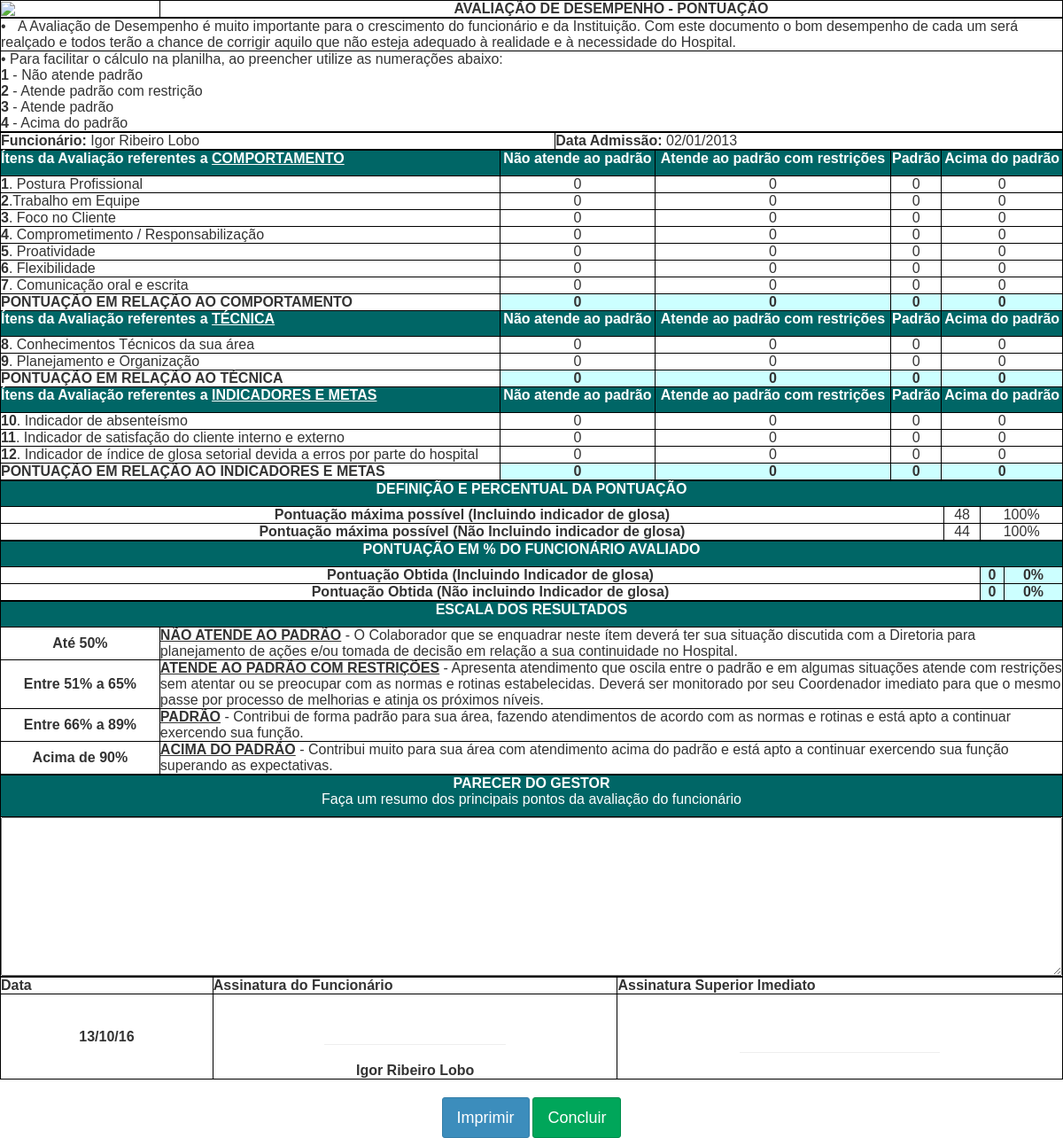
The app's page /ficha/desempenho/compila.php?id=10 with its own data.
### tables this page shows
CREATE TABLE IF NOT EXISTS `tbl_colaborador` (
  `idColaborador` int(11) NOT NULL AUTO_INCREMENT,
  `Nome` varchar(140) NOT NULL,
  `Data_Admissao` date NOT NULL,
  `Data_Demissao` date DEFAULT NULL,
  `tbl_Usuario_id_Usuario` int(11) NOT NULL,
  `tbl_setor_idSetor` int(11) DEFAULT NULL,
  PRIMARY KEY (`idColaborador`)
);

CREATE TABLE IF NOT EXISTS `tbl_topico` (
  `id_topico` int(11) NOT NULL AUTO_INCREMENT,
  `Descricao` varchar(100) NOT NULL,
  PRIMARY KEY (`id_topico`)
);

CREATE TABLE IF NOT EXISTS `tbl_resposta` (
  `id_resposta` int(11) NOT NULL AUTO_INCREMENT,
  `Descricao` varchar(180) NOT NULL,
  `Valor` char(2) NOT NULL,
  PRIMARY KEY (`id_resposta`)
);

CREATE TABLE IF NOT EXISTS `tbl_questionario` (
  `id_questionario` int(11) NOT NULL AUTO_INCREMENT,
  `Titulo` varchar(200) NOT NULL,
  `Descricao` varchar(1000) NOT NULL,
  `tbl_topico_id_topico` int(11) NOT NULL,
  `tbl_resposta_id_resposta` int(11) DEFAULT NULL,
  PRIMARY KEY (`id_questionario`),
  KEY `fk_tbl_questionario_tbl_topico_idx` (`tbl_topico_id_topico`),
  KEY `fk_tbl_questionario_tbl_resposta1_idx` (`tbl_resposta_id_resposta`)
);

### ficha/desempenho/compila.php (the view, shortened to what this page needs)
<?php session_start();
require_once("connect.php");?>
<head>
    <link rel="stylesheet" href="bootstrap/css/bootstrap.min.css">
    <link rel="stylesheet" href="https://maxcdn.bootstrapcdn.com/font-awesome/4.4.0/css/font-awesome.min.css">
    <link rel="stylesheet" href="https://code.ionicframework.com/ionicons/2.0.1/css/ionicons.min.css">
    <link rel="stylesheet" href="dist/css/AdminLTE.min.css">
    <link rel="stylesheet" href="dist/css/skins/_all-skins.min.css">
    <link rel="stylesheet" href="plugins/iCheck/flat/blue.css">
    <link rel="stylesheet" href="plugins/morris/morris.css">
    <link rel="stylesheet" href="plugins/jvectormap/jquery-jvectormap-1.2.2.css">
    <link rel="stylesheet" href="plugins/datepicker/datepicker3.css">
    <link rel="stylesheet" href="plugins/daterangepicker/daterangepicker-bs3.css">
    <link rel="stylesheet" href="plugins/bootstrap-wysihtml5/bootstrap3-wysihtml5.min.css">
</head>
<body>
<table style="width:100%">
<tr><td style="width:15%"><img src="../lg.png"/>   </td><td align="center"><b>AVALIAÇÃO DE DESEMPENHO - PONTUAÇÃO</b></td></tr>
</table>
<table style="width:100%">
<tr><td>•   A Avaliação de Desempenho é muito importante para o crescimento do funcionário e da Instituição.  Com este documento o bom desempenho de cada um será realçado e todos terão a chance de corrigir  aquilo que não esteja adequado à realidade e à necessidade do Hospital.</td></tr>
<tr><td>• Para facilitar o cálculo na planilha, ao preencher utilize as numerações abaixo:<br />
<b>1</b> - Não atende padrão<br />
<b>2</b> - Atende padrão com restrição<br />
<b>3</b> - Atende padrão<br />
<b>4</b> - Acima do padrão</td></tr>
</table>
<table style="width:100%">
    <tr><td><b>Funcionário:</b>
    <?php $sql = "SELECT * FROM tbl_colaborador WHERE idColaborador=".$_GET['id'];
    $result = mysqli_query($conn,$sql);
        while($row = mysqli_fetch_array($result))
        {$nome = $row['Nome'];
         $adm = $row['Data_Admissao'];
        }
        echo $nome; ?></td><td><b>Data Admissão:</b> <?php $data = explode("-",$adm); $ndata = $data[2]."/".$data[1]."/".$data[0]; echo $ndata; ?></td></tr>
</table>
    <table style="width:100%">
     <?php
        $sql = "SELECT * FROM tbl_topico";
        $result = mysqli_query($conn,$sql);
        $c = 0;
        while($row = mysqli_fetch_array($result))
        { $resp = "SELECT * FROM tbl_resposta";
          $show = mysqli_query($conn,$resp);
        echo "<tr bgcolor='#006666'><td><b><p style='color:#fff;'>Ítens da Avaliação  referentes a   <u>".utf8_encode($row['Descricao'])."</u></p></b></td>";
         while($linha = mysqli_fetch_array($show))
         {
            $ponto = explode(":",$linha['Descricao']);
             echo "<td><b><center><p style='color:#fff;'>".utf8_encode($ponto[0])."</p></center></b></td>";
         }
          echo "</tr>";
         $quest = "SELECT * FROM tbl_questionario WHERE tbl_topico_id_topico=".$row['id_topico'];
         $questao = mysqli_query($conn,$quest);
         while($mostra = mysqli_fetch_array($questao))
         {
             $titulo = explode(".",$mostra['Titulo']);
             $resp = "resp".$c;
             echo "<tr><td><b>".$titulo[0]."</b>.".utf8_encode($titulo[1])."</td>";
             $c++;
             $resposta = $_POST[$resp];
             if($resposta=="1")
             {
                 $i = $resposta;
                 $soma_i += $resposta;
                 $j=0;
                 $k=0;
                 $l=0;
             }
             else if($resposta == "2")
             {
                 $j = $resposta;
                 $soma_j += $resposta;
                 $i=0;
                 $k=0;
                 $l=0;
             }
             else if($resposta == "3")
             {
                 $k = $resposta;
                 $soma_k += $resposta;
                 $j=0;
                 $i=0;
                 $l=0;
             }
             else if($resposta == "4")
             {
                 $l = $resposta;
                 $soma_l += $resposta;
                 $j=0;
                 $k=0;
                 $i=0;
             }
             else {
                 $i=0;
                 $j=0;
                 $k=0;
                 $l=0;
             }
             if($soma_i == "")
             {
                         $soma_i=0;
             }
                if($soma_j == "")
             {
                         $soma_j=0;
             }
                if($soma_k == "")
             {
                         $soma_k=0;
             }
                if($soma_l == "")
             {
                         $soma_l=0;
             }
           echo "<td><center>".$i."</center></td><td><center>".$j."</center></td><td><center>".$k."</center></td><td><center>".$l."</center></td></tr>";
         }
         echo "<tr><td><b>PONTUAÇÃO EM RELAÇÃO AO ".utf8_encode($row['Descricao'])."</b></td><td bgcolor='#ccffff'><center><b>".$soma_i."</b></center></td><td bgcolor='#ccffff'><center><b>".$soma_j."</b></center></td><td bgcolor='#ccffff'><center><b>".$soma_k."</b></center></td><td bgcolor='#ccffff'><center><b>".$soma_l."</b></center></tr>";
             $total1 +=$soma_l+$soma_k+$soma_j+$soma_i;
             $total2 +=$soma_l+$soma_k+$soma_j+$soma_i;
             $parcial1 = ($total1*100/100)/48;
             $parcial2 = ($total2*100/100)/44;
         $soma_l=0;
         $soma_k=0;
         $soma_j=0;
         $soma_i=0;
        }
        ?>
    </table>
    <table style="width:100%">
        <tr><td colspan="3"  bgcolor='#006666'><center><b><p style='color:#fff;'>DEFINIÇÃO E PERCENTUAL DA PONTUAÇÃO</p></b></center></td></tr>
        <tr><td><center><b>Pontuação máxima possível (Incluindo indicador de glosa)</b></center></td><td><center>48</center></td><td><center>100%</center></td></tr>
        <tr><td><center><b>Pontuação máxima possível (Não Incluindo indicador de glosa)</b></center></td><td><center>44</center></td><td><center>100%</center></td></tr>
    </table>
    <table style="width:100%">
              <tr><td colspan="3"  bgcolor='#006666'><center><b><p style='color:#fff;'>PONTUAÇÃO EM % DO  FUNCIONÁRIO  AVALIADO</p></b></center></td></tr>
        <tr><td><center><b>Pontuação Obtida  (Incluindo Indicador de glosa)</b></center></td><td bgcolor='#ccffff'><center><?php echo "<b>".$total1."</b>"; ?></center></td><td bgcolor='#ccffff'><center><?php $porcent1=round($parcial1*100).'%';
            echo "<b>".$porcent1."</b>";?></center></td></tr>
        <tr><td><center><b>Pontuação Obtida  (Não incluindo Indicador de glosa)</b></center></td><td bgcolor='#ccffff'><center><?php echo "<b>".$total2."</b>";  ?></center></td><td bgcolor='#ccffff'><center><?php $porcent2=round($parcial2*100).'%';
            echo "<b>".$porcent2."</b>";?></center></td></tr>
    </table>
    <table style="width:100%">
        <tr><td colspan="3"  bgcolor='#006666'><center><b><p style='color:#fff;'>ESCALA DOS RESULTADOS</p></b></center></td></tr>
        <tr><td style="width:15%"><center><b>Até 50%</b></center></td><td><b><u>NÃO ATENDE AO PADRÃO</u></b>  -   O Colaborador que se enquadrar neste ítem deverá ter sua situação discutida com a Diretoria para planejamento de ações e/ou tomada de decisão em relação a sua continuidade no Hospital.</td></tr>
        <tr><td style="width:15%"><center><b>Entre 51% a 65%</b></center></td><td><b><u>ATENDE AO PADRÃO COM RESTRIÇÕES</u></b> - Apresenta atendimento que oscila entre o padrão e em algumas situações atende com restrições sem atentar ou se preocupar com as normas e rotinas estabelecidas. Deverá ser monitorado por seu Coordenador imediato para que o mesmo passe por processo de melhorias e atinja os próximos níveis. </td></tr>
        <tr><td style="width:15%"><center><b>Entre 66% a 89%</b></center></td><td><b><u>PADRÃO</u></b> - Contribui de forma padrão para sua área, fazendo atendimentos de acordo com as normas e rotinas e está apto a continuar exercendo sua função. </td></tr>
        <tr><td style="width:15%"><center><b>Acima de 90%</b></center></td><td><b><u>ACIMA DO PADRÃO</u></b> -  Contribui muito  para sua área com atendimento acima do padrão  e está apto a continuar exercendo sua função superando as expectativas.</td></tr>
    </table>
    <table style="width:100%;">
        <tr><td colspan="3"  bgcolor='#006666'><center><p style='color:#fff;'><b>PARECER DO GESTOR</b><br />Faça um resumo dos principais pontos da avaliação do funcionário</p></center></td></tr>
        <tr><td style="height:180px;"><textarea name='descricao' style="width:100%; height:100%;"></textarea></td></tr>
    </table>
    <table style="width:100%">
    <th>Data</th><th>Assinatura do Funcionário</th><th>Assinatura Superior Imediato</th>
        <tr><td style="width:20%"><?php $today = date("d/m/y"); echo "<center><b>".$today."</b></center>";?></td><td><br /><br /><hr style="width:45%" /><?php echo "<center><b>".$nome."</b></center>";  ?></td><td><br /><br /><hr style="width:45%" /><?php  echo "<center><b>".$_SESSION['Nome']."</b></center>";?></td></tr>
    </table><br />
    <?php
    $point = 0;
    $classi = "Não verificou";
    if($_POST['resp11'] == 0)
    {
        $point = $porcent2;
    }
    else
    {
        $point = $porcent1;
    }
    if($point <= "50%")
    {
        $classi = "Não atende o padrão";
    }
    ?>
    <center><button onclick="imprimir()" id="botao" class="btn btn-primary btn-lg">Imprimir</button> <a href='concluir.php?id=<?php echo $_GET['id'];?>&nota=<?php echo $point;?>&classificacao=<?php echo $classi; ?>' class="btn btn-success btn-lg" id="botao1">Concluir</a></center>
</body>

### ficha/desempenho/compila.php (style rules this page uses)
table, th, td { border: 1px solid black; }
body { font-family: arial,sans-serif; }

### records on screen
tbl_colaborador: Nome "Igor Ribeiro Lobo", Data_Admissao "02/01/2013"
tbl_topico: Descricao "COMPORTAMENTO", soma_i "0", soma_j "0", soma_k "0", soma_l "0"
tbl_resposta: Descricao "Não atende ao padrão"
tbl_resposta: Descricao "Atende ao padrão com restrições"
tbl_resposta: Descricao "Padrão"
tbl_resposta: Descricao "Acima do padrão"
tbl_questionario: Titulo "1", Titulo "Postura Profissional", i "0", j "0", k "0", l "0"
tbl_questionario: Titulo "2", Titulo "Trabalho em Equipe", i "0", j "0", k "0", l "0"
tbl_questionario: Titulo "3", Titulo "Foco no Cliente", i "0", j "0", k "0", l "0"
tbl_questionario: Titulo "4", Titulo "Comprometimento / Responsabilização", i "0", j "0", k "0", l "0"
tbl_questionario: Titulo "5", Titulo "Proatividade", i "0", j "0", k "0", l "0"
tbl_questionario: Titulo "6", Titulo "Flexibilidade", i "0", j "0", k "0", l "0"
tbl_questionario: Titulo "7", Titulo "Comunicação oral e escrita", i "0", j "0", k "0", l "0"
tbl_topico: Descricao "TÉCNICA", soma_i "0", soma_j "0", soma_k "0", soma_l "0"
tbl_questionario: Titulo "8", Titulo "Conhecimentos Técnicos da sua área", i "0", j "0", k "0", l "0"
tbl_questionario: Titulo "9", Titulo "Planejamento e Organização", i "0", j "0", k "0", l "0"
tbl_topico: Descricao "INDICADORES E METAS", soma_i "0", soma_j "0", soma_k "0", soma_l "0"
tbl_questionario: Titulo "10", Titulo "Indicador de absenteísmo", i "0", j "0", k "0", l "0"
tbl_questionario: Titulo "11", Titulo "Indicador de satisfação do cliente interno e externo", i "0", j "0", k "0", l "0"
tbl_questionario: Titulo "12", Titulo "Indicador de índice de glosa setorial devida a erros por parte do hospital", i "0", j "0", k "0", l "0"

### other values on screen
$total1 "0"
$porcent1 "0%"
$total2 "0"
$porcent2 "0%"
